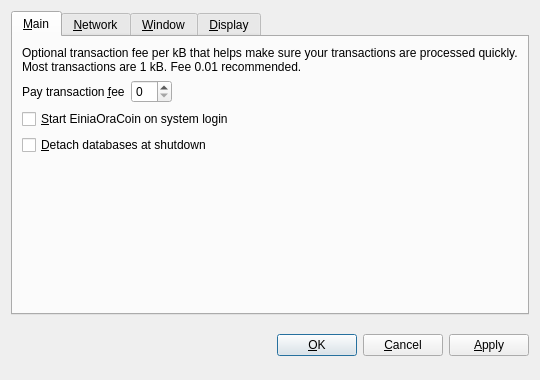
<?xml version="1.0" encoding="UTF-8"?>
<ui version="4.0">
 <class>OptionsDialog</class>
 <widget class="QDialog" name="OptionsDialog">
  <property name="geometry">
   <rect>
    <x>0</x>
    <y>0</y>
    <width>540</width>
    <height>380</height>
   </rect>
  </property>
  <property name="windowTitle">
   <string>Options</string>
  </property>
  <property name="modal">
   <bool>true</bool>
  </property>
  <layout class="QVBoxLayout" name="verticalLayout">
   <item>
    <widget class="QTabWidget" name="tabWidget">
     <property name="tabPosition">
      <enum>QTabWidget::North</enum>
     </property>
     <property name="currentIndex">
      <number>0</number>
     </property>
     <widget class="QWidget" name="tabMain">
      <attribute name="title">
       <string>&amp;Main</string>
      </attribute>
      <layout class="QVBoxLayout" name="verticalLayout_Main">
       <item>
        <widget class="QLabel" name="transactionFeeInfoLabel">
         <property name="text">
          <string>Optional transaction fee per kB that helps make sure your transactions are processed quickly. Most transactions are 1 kB. Fee 0.01 recommended.</string>
         </property>
         <property name="textFormat">
          <enum>Qt::PlainText</enum>
         </property>
         <property name="wordWrap">
          <bool>true</bool>
         </property>
        </widget>
       </item>
       <item>
        <layout class="QHBoxLayout" name="horizontalLayout_Main">
         <item>
          <widget class="QLabel" name="transactionFeeLabel">
           <property name="text">
            <string>Pay transaction &amp;fee</string>
           </property>
           <property name="textFormat">
            <enum>Qt::PlainText</enum>
           </property>
           <property name="buddy">
            <cstring>transactionFee</cstring>
           </property>
          </widget>
         </item>
         <item>
          <widget class="BitcoinAmountField" name="transactionFee"/>
         </item>
         <item>
          <spacer name="horizontalSpacer_Main">
           <property name="orientation">
            <enum>Qt::Horizontal</enum>
           </property>
           <property name="sizeHint" stdset="0">
            <size>
             <width>40</width>
             <height>20</height>
            </size>
           </property>
          </spacer>
         </item>
        </layout>
       </item>
       <item>
        <widget class="QCheckBox" name="bitcoinAtStartup">
         <property name="toolTip">
          <string>Automatically start EiniaOraCoin after logging in to the system.</string>
         </property>
         <property name="text">
          <string>&amp;Start EiniaOraCoin on system login</string>
         </property>
        </widget>
       </item>
       <item>
        <widget class="QCheckBox" name="detachDatabases">
         <property name="toolTip">
          <string>Detach block and address databases at shutdown. This means they can be moved to another data directory, but it slows down shutdown. The wallet is always detached.</string>
         </property>
         <property name="text">
          <string>&amp;Detach databases at shutdown</string>
         </property>
        </widget>
       </item>
       <item>
        <spacer name="verticalSpacer_Main">
         <property name="orientation">
          <enum>Qt::Vertical</enum>
         </property>
         <property name="sizeHint" stdset="0">
          <size>
           <width>20</width>
           <height>40</height>
          </size>
         </property>
        </spacer>
       </item>
      </layout>
     </widget>
     <widget class="QWidget" name="tabNetwork">
      <attribute name="title">
       <string>&amp;Network</string>
      </attribute>
      <layout class="QVBoxLayout" name="verticalLayout_Network">
       <item>
        <widget class="QCheckBox" name="mapPortUpnp">
         <property name="toolTip">
          <string>Automatically open the EiniaOraCoin client port on the router. This only works when your router supports UPnP and it is enabled.</string>
         </property>
         <property name="text">
          <string>Map port using &amp;UPnP</string>
         </property>
        </widget>
       </item>
       <item>
        <widget class="QCheckBox" name="connectSocks">
         <property name="toolTip">
          <string>Connect to the EiniaOraCoin network through a SOCKS proxy (e.g. when connecting through Tor).</string>
         </property>
         <property name="text">
          <string>&amp;Connect through SOCKS proxy:</string>
         </property>
        </widget>
       </item>
       <item>
        <layout class="QHBoxLayout" name="horizontalLayout_Network">
         <item>
          <widget class="QLabel" name="proxyIpLabel">
           <property name="text">
            <string>Proxy &amp;IP:</string>
           </property>
           <property name="textFormat">
            <enum>Qt::PlainText</enum>
           </property>
           <property name="buddy">
            <cstring>proxyIp</cstring>
           </property>
          </widget>
         </item>
         <item>
          <widget class="QValidatedLineEdit" name="proxyIp">
           <property name="maximumSize">
            <size>
             <width>140</width>
             <height>16777215</height>
            </size>
           </property>
           <property name="toolTip">
            <string>IP address of the proxy (e.g. 127.0.0.1)</string>
           </property>
          </widget>
         </item>
         <item>
          <widget class="QLabel" name="proxyPortLabel">
           <property name="text">
            <string>&amp;Port:</string>
           </property>
           <property name="textFormat">
            <enum>Qt::PlainText</enum>
           </property>
           <property name="buddy">
            <cstring>proxyPort</cstring>
           </property>
          </widget>
         </item>
         <item>
          <widget class="QLineEdit" name="proxyPort">
           <property name="maximumSize">
            <size>
             <width>55</width>
             <height>16777215</height>
            </size>
           </property>
           <property name="toolTip">
            <string>Port of the proxy (e.g. 9050)</string>
           </property>
          </widget>
         </item>
         <item>
          <widget class="QLabel" name="socksVersionLabel">
           <property name="text">
            <string>SOCKS &amp;Version:</string>
           </property>
           <property name="textFormat">
            <enum>Qt::PlainText</enum>
           </property>
           <property name="buddy">
            <cstring>socksVersion</cstring>
           </property>
          </widget>
         </item>
         <item>
          <widget class="QValueComboBox" name="socksVersion">
           <property name="toolTip">
            <string>SOCKS version of the proxy (e.g. 5)</string>
           </property>
          </widget>
         </item>
         <item>
          <spacer name="horizontalSpacer_Network">
           <property name="orientation">
            <enum>Qt::Horizontal</enum>
           </property>
           <property name="sizeHint" stdset="0">
            <size>
             <width>40</width>
             <height>20</height>
            </size>
           </property>
          </spacer>
         </item>
        </layout>
       </item>
       <item>
        <spacer name="verticalSpacer_Network">
         <property name="orientation">
          <enum>Qt::Vertical</enum>
         </property>
         <property name="sizeHint" stdset="0">
          <size>
           <width>20</width>
           <height>40</height>
          </size>
         </property>
        </spacer>
       </item>
      </layout>
     </widget>
     <widget class="QWidget" name="tabWindow">
      <attribute name="title">
       <string>&amp;Window</string>
      </attribute>
      <layout class="QVBoxLayout" name="verticalLayout_Window">
       <item>
        <widget class="QCheckBox" name="minimizeToTray">
         <property name="toolTip">
          <string>Show only a tray icon after minimizing the window.</string>
         </property>
         <property name="text">
          <string>&amp;Minimize to the tray instead of the taskbar</string>
         </property>
        </widget>
       </item>
       <item>
        <widget class="QCheckBox" name="minimizeOnClose">
         <property name="toolTip">
          <string>Minimize instead of exit the application when the window is closed. When this option is enabled, the application will be closed only after selecting Quit in the menu.</string>
         </property>
         <property name="text">
          <string>M&amp;inimize on close</string>
         </property>
        </widget>
       </item>
       <item>
        <spacer name="verticalSpacer_Window">
         <property name="orientation">
          <enum>Qt::Vertical</enum>
         </property>
         <property name="sizeHint" stdset="0">
          <size>
           <width>20</width>
           <height>40</height>
          </size>
         </property>
        </spacer>
       </item>
      </layout>
     </widget>
     <widget class="QWidget" name="tabDisplay">
      <attribute name="title">
       <string>&amp;Display</string>
      </attribute>
      <layout class="QVBoxLayout" name="verticalLayout_Display">
       <item>
        <layout class="QHBoxLayout" name="horizontalLayout_1_Display">
         <item>
          <widget class="QLabel" name="langLabel">
           <property name="text">
            <string>User Interface &amp;language:</string>
           </property>
           <property name="textFormat">
            <enum>Qt::PlainText</enum>
           </property>
           <property name="buddy">
            <cstring>lang</cstring>
           </property>
          </widget>
         </item>
         <item>
          <widget class="QValueComboBox" name="lang">
           <property name="toolTip">
            <string>The user interface language can be set here. This setting will take effect after restarting EiniaOraCoin.</string>
           </property>
          </widget>
         </item>
        </layout>
       </item>
       <item>
        <layout class="QHBoxLayout" name="horizontalLayout_2_Display">
         <item>
          <widget class="QLabel" name="unitLabel">
           <property name="text">
            <string>&amp;Unit to show amounts in:</string>
           </property>
           <property name="textFormat">
            <enum>Qt::PlainText</enum>
           </property>
           <property name="buddy">
            <cstring>unit</cstring>
           </property>
          </widget>
         </item>
         <item>
          <widget class="QValueComboBox" name="unit">
           <property name="toolTip">
            <string>Choose the default subdivision unit to show in the interface and when sending coins.</string>
           </property>
          </widget>
         </item>
        </layout>
       </item>
       <item>
        <widget class="QCheckBox" name="displayAddresses">
         <property name="toolTip">
          <string>Whether to show EiniaOraCoin addresses in the transaction list or not.</string>
         </property>
         <property name="text">
          <string>&amp;Display addresses in transaction list</string>
         </property>
        </widget>
       </item>
       <item>
        <widget class="QCheckBox" name="coinControlFeatures">
         <property name="toolTip">
          <string>Whether to show coin control features or not.</string>
         </property>
         <property name="text">
          <string>Display coin &amp;control features (experts only!)</string>
         </property>
        </widget>
       </item>
       <item>
        <spacer name="verticalSpacer_Display">
         <property name="orientation">
          <enum>Qt::Vertical</enum>
         </property>
         <property name="sizeHint" stdset="0">
          <size>
           <width>20</width>
           <height>40</height>
          </size>
         </property>
        </spacer>
       </item>
      </layout>
     </widget>
    </widget>
   </item>
   <item>
    <layout class="QHBoxLayout" name="horizontalLayout_Buttons">
     <item>
      <spacer name="horizontalSpacer_1">
       <property name="orientation">
        <enum>Qt::Horizontal</enum>
       </property>
       <property name="sizeHint" stdset="0">
        <size>
         <width>40</width>
         <height>48</height>
        </size>
       </property>
      </spacer>
     </item>
     <item>
      <widget class="QLabel" name="statusLabel">
       <property name="font">
        <font>
         <weight>75</weight>
         <bold>true</bold>
        </font>
       </property>
       <property name="text">
        <string/>
       </property>
       <property name="textFormat">
        <enum>Qt::PlainText</enum>
       </property>
       <property name="wordWrap">
        <bool>true</bool>
       </property>
      </widget>
     </item>
     <item>
      <spacer name="horizontalSpacer_2">
       <property name="orientation">
        <enum>Qt::Horizontal</enum>
       </property>
       <property name="sizeHint" stdset="0">
        <size>
         <width>40</width>
         <height>48</height>
        </size>
       </property>
      </spacer>
     </item>
     <item>
      <widget class="QPushButton" name="okButton">
       <property name="text">
        <string>&amp;OK</string>
       </property>
      </widget>
     </item>
     <item>
      <widget class="QPushButton" name="cancelButton">
       <property name="text">
        <string>&amp;Cancel</string>
       </property>
       <property name="autoDefault">
        <bool>false</bool>
       </property>
      </widget>
     </item>
     <item>
      <widget class="QPushButton" name="applyButton">
       <property name="text">
        <string>&amp;Apply</string>
       </property>
       <property name="autoDefault">
        <bool>false</bool>
       </property>
      </widget>
     </item>
    </layout>
   </item>
  </layout>
 </widget>
 <customwidgets>
  <customwidget>
   <class>BitcoinAmountField</class>
   <extends>QSpinBox</extends>
   <header>bitcoinamountfield.h</header>
  </customwidget>
  <customwidget>
   <class>QValueComboBox</class>
   <extends>QComboBox</extends>
   <header>qvaluecombobox.h</header>
  </customwidget>
  <customwidget>
   <class>QValidatedLineEdit</class>
   <extends>QLineEdit</extends>
   <header>qvalidatedlineedit.h</header>
  </customwidget>
 </customwidgets>
 <resources/>
 <connections/>
</ui>
